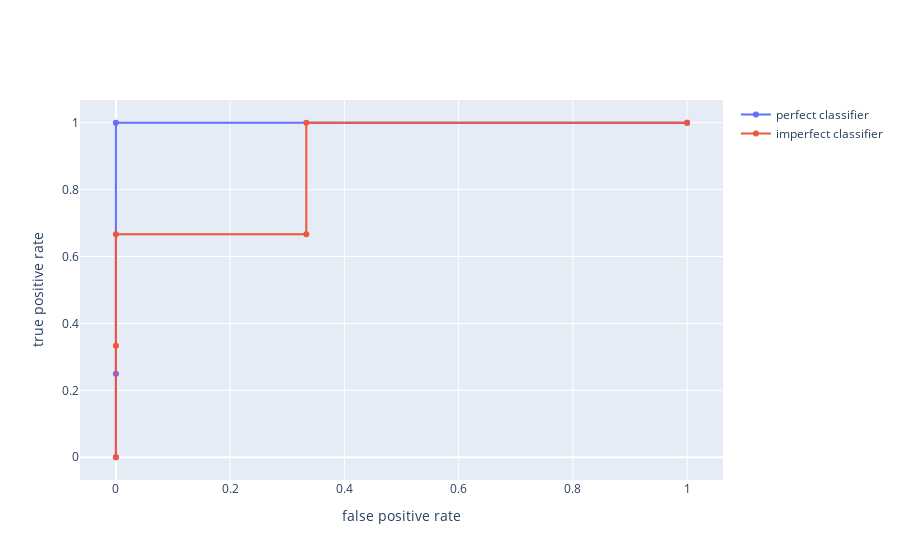

The notebook cell this image was saved under:
### Code cell
import plotly.graph_objects as go

scatter_1 = go.Scatter(x = fpr, y = tpr,
                       name = 'perfect classifier')
scatter_2 = go.Scatter(x = fpr_mixed, y = tpr_mixed,
                       name = 'imperfect classifier')
go.Figure([scatter_1, scatter_2], 
          layout = {'xaxis': {'title': 'false positive rate'}, 
                    'yaxis': {'title': 'true positive rate'}})

### Figure 1 — Plotly figure (JSON) as saved in the notebook; plotly's stock layout.template omitted (floating-point values rounded to 4 significant figures)
{"data": [{"name": "perfect classifier", "type": "scatter", "x": [0, 0, 0, 1], "y": [0, 0.25, 1, 1]}, {"name": "imperfect classifier", "type": "scatter", "x": [0, 0, 0, 0.3333, 0.3333, 1], "y": [0, 0.3333, 0.6667, 0.6667, 1, 1]}], "layout": {"autosize": true, "xaxis": {"autorange": true, "range": [-0.06211, 1.062], "title": {"text": "false positive rate"}, "type": "linear"}, "yaxis": {"autorange": true, "range": [-0.07325, 1.073], "title": {"text": "true positive rate"}, "type": "linear"}}}
